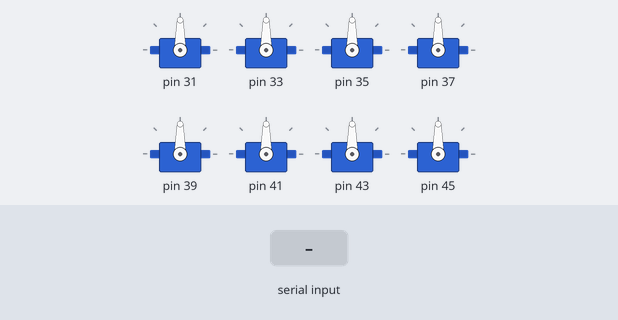
Bench run of a sketch on a simulated Arduino Mega 2560, built with avr-gcc and run on an emulated ATmega2560. Shown: 8 × servo. The inputs (shaded band) are chosen by the test bench.

Above: at 1.2 s.
1.3 s: "90,45\n" received over Serial
At 2.0 s:
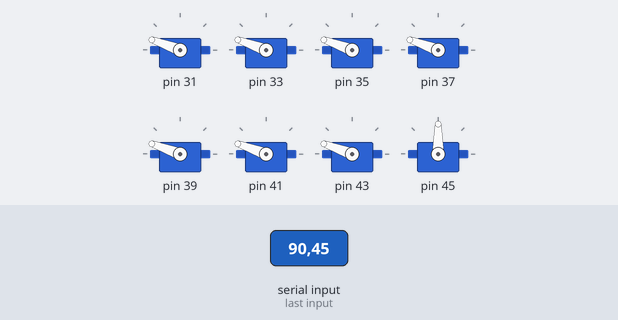
2.8 s: "5\n" received over Serial
At 3.4 s:
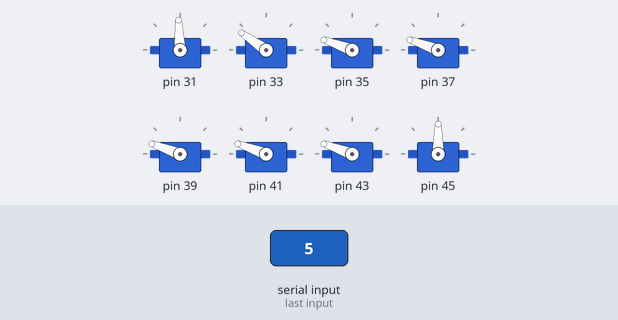
4.3 s: "90\n" received over Serial
At 5.5 s:
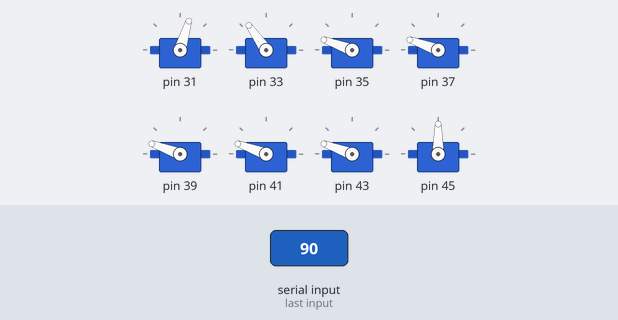
5.8 s: "200\n" received over Serial
At 6.8 s:
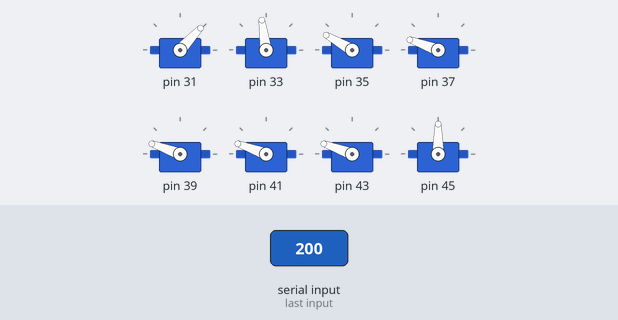
7.3 s: "90\n" received over Serial
At 7.9 s:
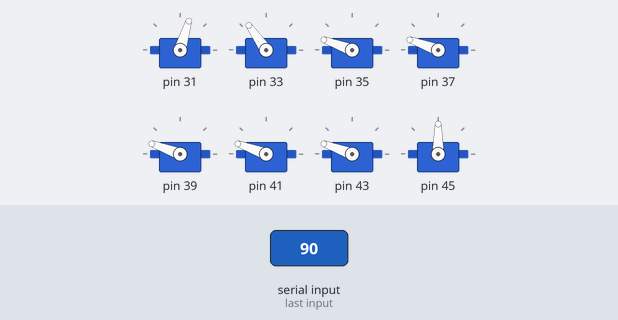
8.8 s: "30,150\n" received over Serial
At 10.1 s:
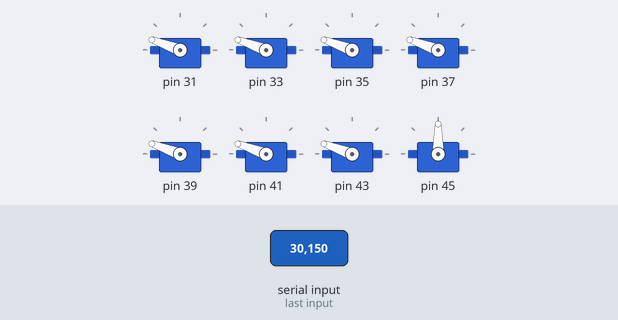
Timing chart, 0 to 11.3 s (numbered marks = the images above; inputs shaded):
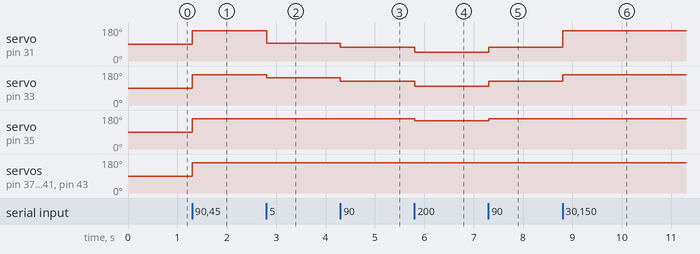

Measured:
- after the input at 1.3 s, servo on pin 31, servo on pin 33, servo on pin 35, servo on pin 37, servo on pin 39, servo on pin 41, servo on pin 43: 90° → 160° at once
- after the input at 2.8 s, servo on pin 31: 160° → 93° at once; servo on pin 33: 160° → 145° at once
- after the input at 4.3 s, servo on pin 31: 93° → 73° at once; servo on pin 33: 145° → 125° at once
- after the input at 5.8 s, servo on pin 31: 73° → 47° at once; servo on pin 33: 125° → 98° at once; servo on pin 35: 160° → 150° at once
- after the input at 7.3 s, servo on pin 31: 47° → 73° at once; servo on pin 33: 98° → 125° at once; servo on pin 35: 150° → 160° at once
- after the input at 8.8 s, servo on pin 31: 73° → 160° at once; servo on pin 33: 125° → 160° at once

The sketch:

client_arduino.ino
```cpp
#include <Servo.h>

Servo myservo[8];

float time1=0;
int mainTime=0;


float degree=10;
float x=0,dx=0;

boolean sinWave=false;
boolean save=true;
boolean point=false;
String inByte;
String inString = "";

void setup() {

  Serial.begin(115200);
  for(int i=0;i<8;i++)
  myservo[i].attach(31+i*2);

}


void loop() {

  while (Serial.available() > 0) {
    int inChar = Serial.read();
    if (isDigit(inChar)) {
     inString += (char)inChar;
     point=true;
    }
    else{
      point=false;
    }
    if (inChar == '\n') {

      dx=inString.toInt();

      inString = "";
    }
  }
  x+=(dx-x)*0.6;
  if(x!=0)
  for(int i=0;i<7;i++){
          myservo[i].write(min(23+abs((300+i*1300/6)-x)*0.24,160));
  }


//  if(point){
//
//  }
//  else{
//
//      if(save){
//
//        for(int i=0;i<8;i++){
//          myservo[i].write(90);
//        }
//
//      }
//      else{
//
//        if(sinWave){
//
//          mainTime++;
//
//          if(mainTime%1200==0){
//
//            time1+=0.1;
//
//
//          }
//          if(mainTime%1200==0){
//          for(int i=0;i<8;i++)
//              myservo[i].write(int(sin(time1+i*0.8)*75+85));
//          }
//
//        }
//        else{
//          for(int i=0;i<8;i++){
//            myservo[i].write(165);
//          }
//        }
//      }
//
//
//  }

}
```
